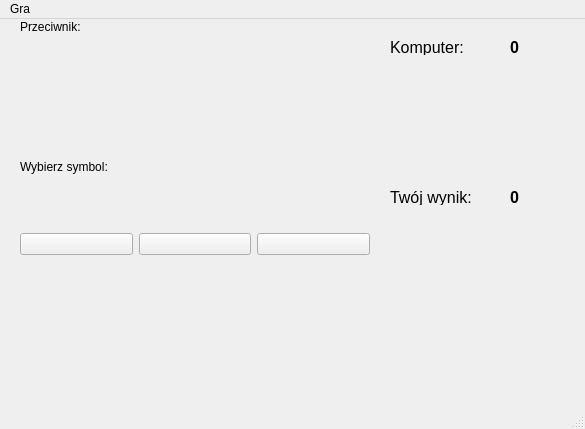
<?xml version="1.0" encoding="UTF-8"?>
<ui version="4.0">
 <class>MainWindow</class>
 <widget class="QMainWindow" name="MainWindow">
  <property name="geometry">
   <rect>
    <x>0</x>
    <y>0</y>
    <width>585</width>
    <height>429</height>
   </rect>
  </property>
  <property name="windowTitle">
   <string>Kamień, Papier, Nożyce</string>
  </property>
  <widget class="QWidget" name="centralwidget">
   <widget class="QWidget" name="horizontalLayoutWidget">
    <property name="geometry">
     <rect>
      <x>20</x>
      <y>170</y>
      <width>350</width>
      <height>110</height>
     </rect>
    </property>
    <layout class="QHBoxLayout" name="horizontalLayout">
     <item>
      <widget class="QPushButton" name="rockButton">
       <property name="minimumSize">
        <size>
         <width>0</width>
         <height>0</height>
        </size>
       </property>
       <property name="font">
        <font>
         <kerning>true</kerning>
        </font>
       </property>
       <property name="toolTip">
        <string>Kamień</string>
       </property>
       <property name="text">
        <string/>
       </property>
       <property name="icon">
        <iconset>
         <normaloff>images/rock.png</normaloff>images/rock.png</iconset>
       </property>
       <property name="iconSize">
        <size>
         <width>100</width>
         <height>100</height>
        </size>
       </property>
       <property name="shortcut">
        <string>1</string>
       </property>
      </widget>
     </item>
     <item>
      <widget class="QPushButton" name="paperButton">
       <property name="toolTip">
        <string>Papier</string>
       </property>
       <property name="text">
        <string/>
       </property>
       <property name="icon">
        <iconset>
         <normaloff>images/paper.png</normaloff>images/paper.png</iconset>
       </property>
       <property name="iconSize">
        <size>
         <width>100</width>
         <height>100</height>
        </size>
       </property>
       <property name="shortcut">
        <string>2</string>
       </property>
      </widget>
     </item>
     <item>
      <widget class="QPushButton" name="scissorsButton">
       <property name="enabled">
        <bool>true</bool>
       </property>
       <property name="sizePolicy">
        <sizepolicy hsizetype="Minimum" vsizetype="Maximum">
         <horstretch>0</horstretch>
         <verstretch>0</verstretch>
        </sizepolicy>
       </property>
       <property name="maximumSize">
        <size>
         <width>16777215</width>
         <height>16777215</height>
        </size>
       </property>
       <property name="toolTip">
        <string>Nożyce</string>
       </property>
       <property name="text">
        <string/>
       </property>
       <property name="icon">
        <iconset>
         <normaloff>images/scissors.png</normaloff>images/scissors.png</iconset>
       </property>
       <property name="iconSize">
        <size>
         <width>100</width>
         <height>100</height>
        </size>
       </property>
       <property name="shortcut">
        <string>3</string>
       </property>
       <property name="autoDefault">
        <bool>false</bool>
       </property>
       <property name="default">
        <bool>false</bool>
       </property>
      </widget>
     </item>
    </layout>
   </widget>
   <widget class="QLabel" name="yourScoreLabel">
    <property name="geometry">
     <rect>
      <x>390</x>
      <y>170</y>
      <width>91</width>
      <height>16</height>
     </rect>
    </property>
    <property name="font">
     <font>
      <pointsize>12</pointsize>
     </font>
    </property>
    <property name="text">
     <string>Twój wynik: </string>
    </property>
   </widget>
   <widget class="QLabel" name="computerScoreLabel">
    <property name="geometry">
     <rect>
      <x>390</x>
      <y>20</y>
      <width>141</width>
      <height>16</height>
     </rect>
    </property>
    <property name="font">
     <font>
      <pointsize>12</pointsize>
     </font>
    </property>
    <property name="text">
     <string>Komputer:</string>
    </property>
   </widget>
   <widget class="QLabel" name="label">
    <property name="geometry">
     <rect>
      <x>20</x>
      <y>140</y>
      <width>101</width>
      <height>16</height>
     </rect>
    </property>
    <property name="text">
     <string>Wybierz symbol:</string>
    </property>
   </widget>
   <widget class="QWidget" name="horizontalLayoutWidget_2">
    <property name="geometry">
     <rect>
      <x>30</x>
      <y>20</y>
      <width>332</width>
      <height>111</height>
     </rect>
    </property>
    <layout class="QHBoxLayout" name="computerChoiceLayout">
     <item>
      <widget class="QLabel" name="rockImage">
       <property name="enabled">
        <bool>true</bool>
       </property>
       <property name="maximumSize">
        <size>
         <width>100</width>
         <height>100</height>
        </size>
       </property>
       <property name="toolTip">
        <string>Kamień</string>
       </property>
       <property name="inputMethodHints">
        <set>Qt::ImhNone</set>
       </property>
       <property name="text">
        <string/>
       </property>
       <property name="pixmap">
        <pixmap>images/rock.png</pixmap>
       </property>
       <property name="scaledContents">
        <bool>true</bool>
       </property>
      </widget>
     </item>
     <item>
      <widget class="QLabel" name="paperImage">
       <property name="maximumSize">
        <size>
         <width>100</width>
         <height>100</height>
        </size>
       </property>
       <property name="toolTip">
        <string>Papier</string>
       </property>
       <property name="text">
        <string/>
       </property>
       <property name="pixmap">
        <pixmap>images/paper.png</pixmap>
       </property>
       <property name="scaledContents">
        <bool>true</bool>
       </property>
      </widget>
     </item>
     <item>
      <widget class="QLabel" name="scissorsImage">
       <property name="maximumSize">
        <size>
         <width>100</width>
         <height>100</height>
        </size>
       </property>
       <property name="toolTip">
        <string>Nożyce</string>
       </property>
       <property name="text">
        <string/>
       </property>
       <property name="pixmap">
        <pixmap>images/scissors.png</pixmap>
       </property>
       <property name="scaledContents">
        <bool>true</bool>
       </property>
      </widget>
     </item>
    </layout>
   </widget>
   <widget class="QLabel" name="yourScore">
    <property name="geometry">
     <rect>
      <x>510</x>
      <y>170</y>
      <width>47</width>
      <height>16</height>
     </rect>
    </property>
    <property name="font">
     <font>
      <pointsize>12</pointsize>
      <weight>75</weight>
      <bold>true</bold>
     </font>
    </property>
    <property name="text">
     <string>0</string>
    </property>
   </widget>
   <widget class="QLabel" name="label_2">
    <property name="geometry">
     <rect>
      <x>20</x>
      <y>0</y>
      <width>101</width>
      <height>16</height>
     </rect>
    </property>
    <property name="text">
     <string>Przeciwnik:</string>
    </property>
   </widget>
   <widget class="QLabel" name="computerScore">
    <property name="geometry">
     <rect>
      <x>510</x>
      <y>20</y>
      <width>47</width>
      <height>16</height>
     </rect>
    </property>
    <property name="font">
     <font>
      <pointsize>12</pointsize>
      <weight>75</weight>
      <bold>true</bold>
     </font>
    </property>
    <property name="text">
     <string>0</string>
    </property>
   </widget>
  </widget>
  <widget class="QMenuBar" name="menubar">
   <property name="geometry">
    <rect>
     <x>0</x>
     <y>0</y>
     <width>585</width>
     <height>21</height>
    </rect>
   </property>
   <widget class="QMenu" name="menuGra">
    <property name="title">
     <string>Gra</string>
    </property>
    <addaction name="actionNewGame"/>
    <addaction name="actionExit"/>
   </widget>
   <addaction name="menuGra"/>
  </widget>
  <widget class="QStatusBar" name="statusbar"/>
  <action name="actionNewGame">
   <property name="text">
    <string>Nowa gra</string>
   </property>
   <property name="shortcut">
    <string>N</string>
   </property>
  </action>
  <action name="actionExit">
   <property name="text">
    <string>Zakończ</string>
   </property>
   <property name="shortcut">
    <string>K</string>
   </property>
  </action>
 </widget>
 <resources/>
 <connections/>
</ui>
